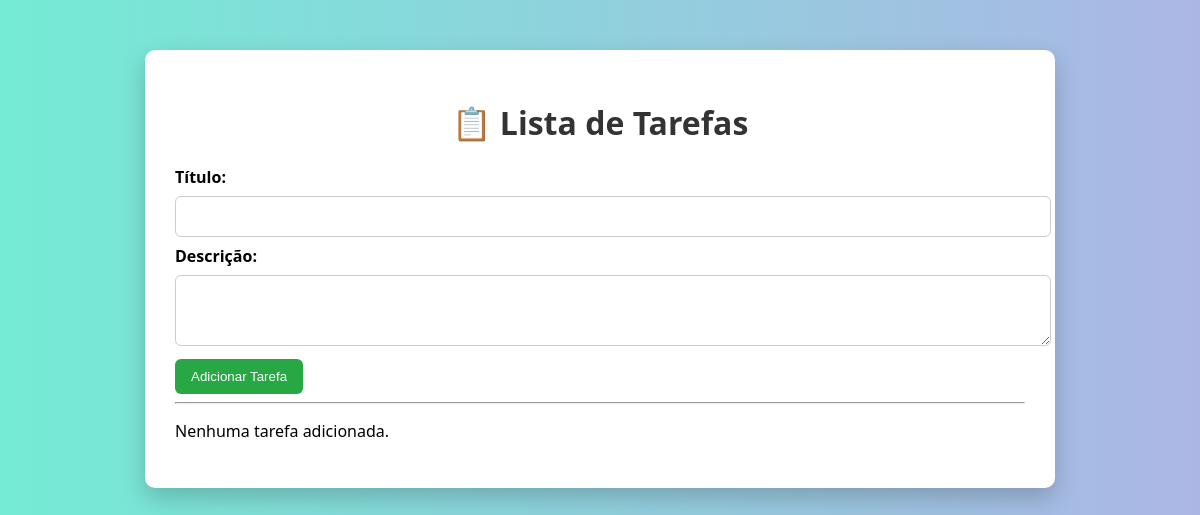
/, run on an earlier commit of the app's database.
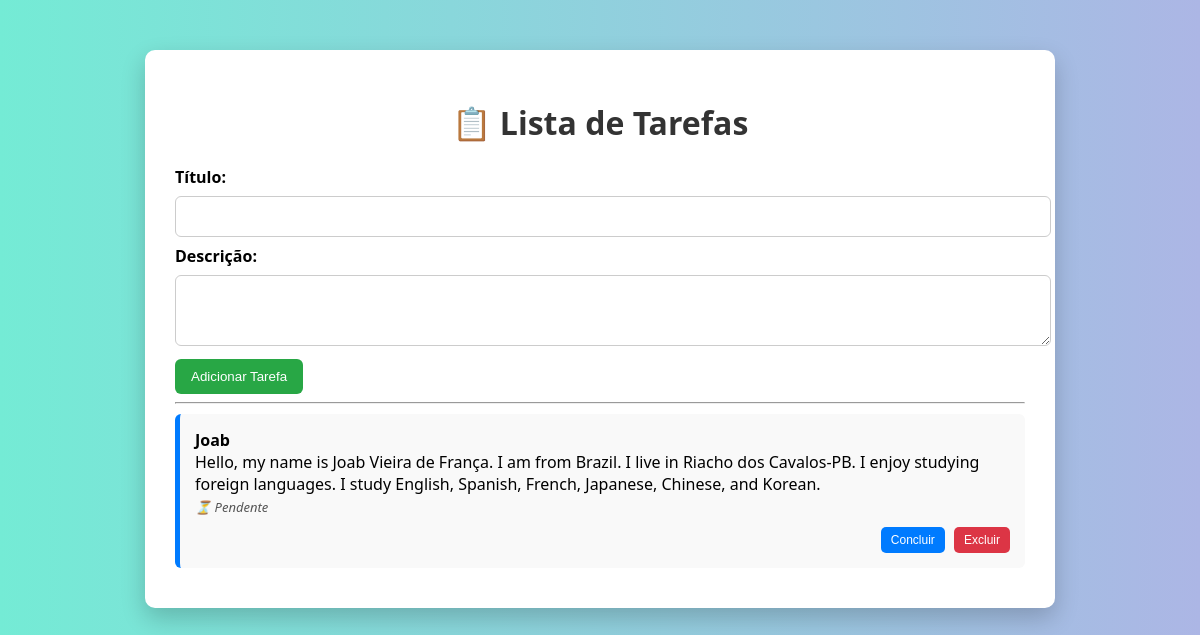
And on a later commit of the database.
### todo/models.py (models this page shows, shortened)
class Tarefa(models.Model):
    titulo = models.CharField(max_length=200)
    descricao = models.TextField(blank=True)
    concluida = models.BooleanField(default=False)
    data_criacao = models.DateTimeField(auto_now_add=True)

### todo/views.py (the view)
# urls.py: path('', views.lista_tarefas, name='lista_tarefas'),
def lista_tarefas(request):
    if request.method == 'POST':
        titulo = request.POST.get('titulo')
        descricao = request.POST.get('descricao')
        if titulo:
            Tarefa.objects.create(titulo=titulo, descricao=descricao)
        return redirect('lista_tarefas')  # Redireciona após o envio
    tarefas = Tarefa.objects.all()
    return render(request, 'todo/lista_tarefas.html', {'tarefas': tarefas})

### todo/templates/todo/lista_tarefas.html (shortened to what this page needs)
<!DOCTYPE html>
<html lang="pt-br">
<head>
    {% load static %}
    <link rel="stylesheet" href="{% static 'todo/style.css' %}">
</head>
<body>
    <div class="container">
        <h1>📋 Lista de Tarefas</h1>
        <form method="post">
            <label for="titulo">Título:</label>
            <input type="text" name="titulo" id="titulo" required>
            <label for="descricao">Descrição:</label>
            <textarea name="descricao" id="descricao" rows="3"></textarea>
            <input type="submit" value="Adicionar Tarefa">
        </form>
        <hr>
        {% for tarefa in tarefas %}
            <div class="tarefa">
                <strong>{{ tarefa.titulo }}</strong><br>
                {{ tarefa.descricao }}<br>
                <em>{% if tarefa.concluida %}✅ Concluída{% else %}⏳ Pendente{% endif %}</em>
                <div class="botoes">
                    <form method="post" action="{% url 'concluir_tarefa' tarefa.id %}">
                        <button type="submit">Concluir</button>
                    </form>
                    <form method="post" action="{% url 'excluir_tarefa' tarefa.id %}">
                        <button type="submit" class="excluir">Excluir</button>
                    </form>
                </div>
            </div>
        {% empty %}
            <p>Nenhuma tarefa adicionada.</p>
        {% endfor %}
    </div>
</body>
</html>

What changed in the data, as far as the page shows it:
added Tarefa: titulo "Joab", descricao "Hello, my name is Joab Vieira de França. I am from Brazil. I live in Riacho dos Cavalos-PB. I enjoy studying foreign languages. I study English, Spanish, French, Japanese, Chinese, and Korean.", concluida "⏳ Pendente"
Also different on the page:
text no longer shown: "Nenhuma tarefa adicionada."
